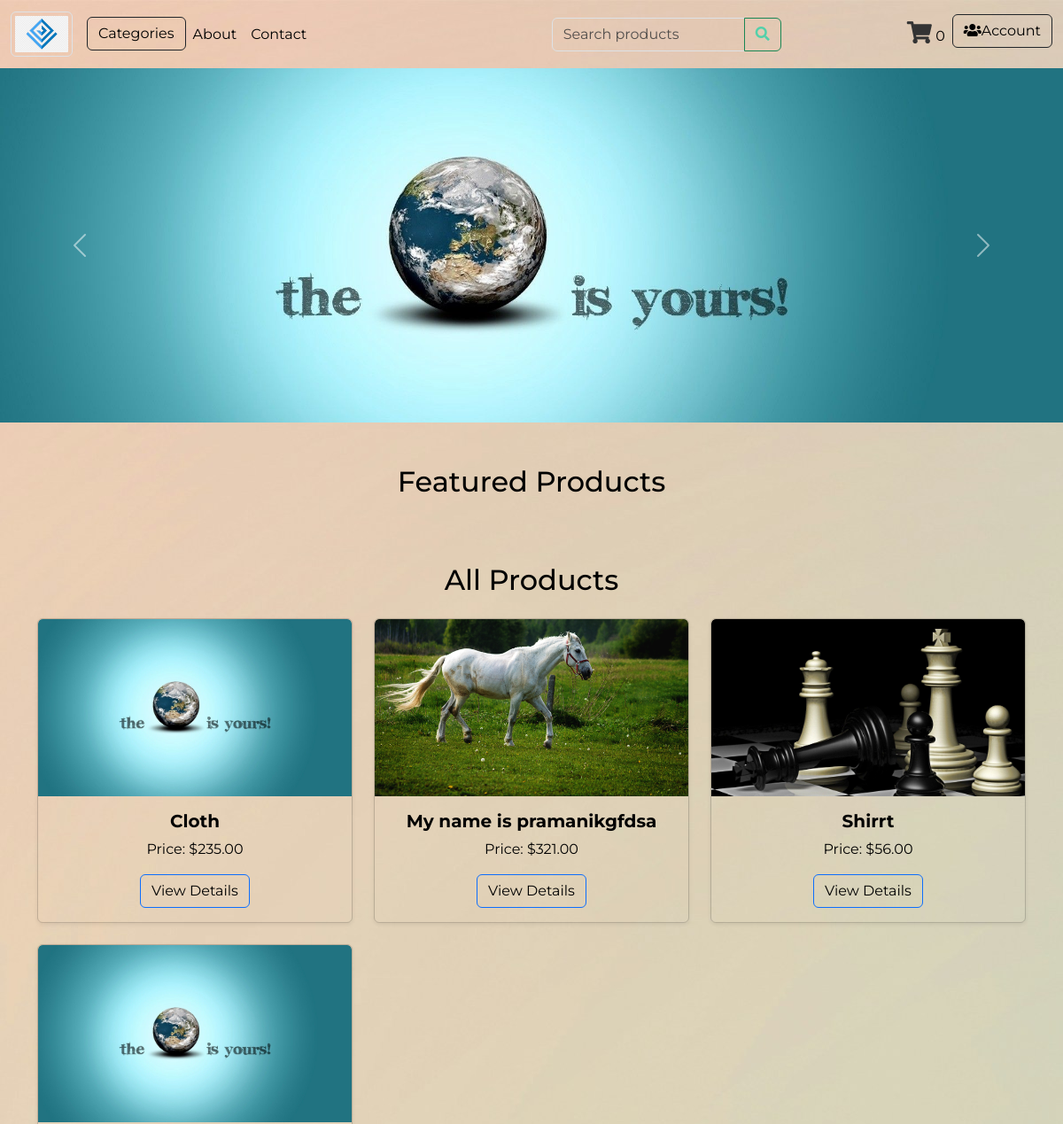
The app's page /cloth/ (upper part), older data.
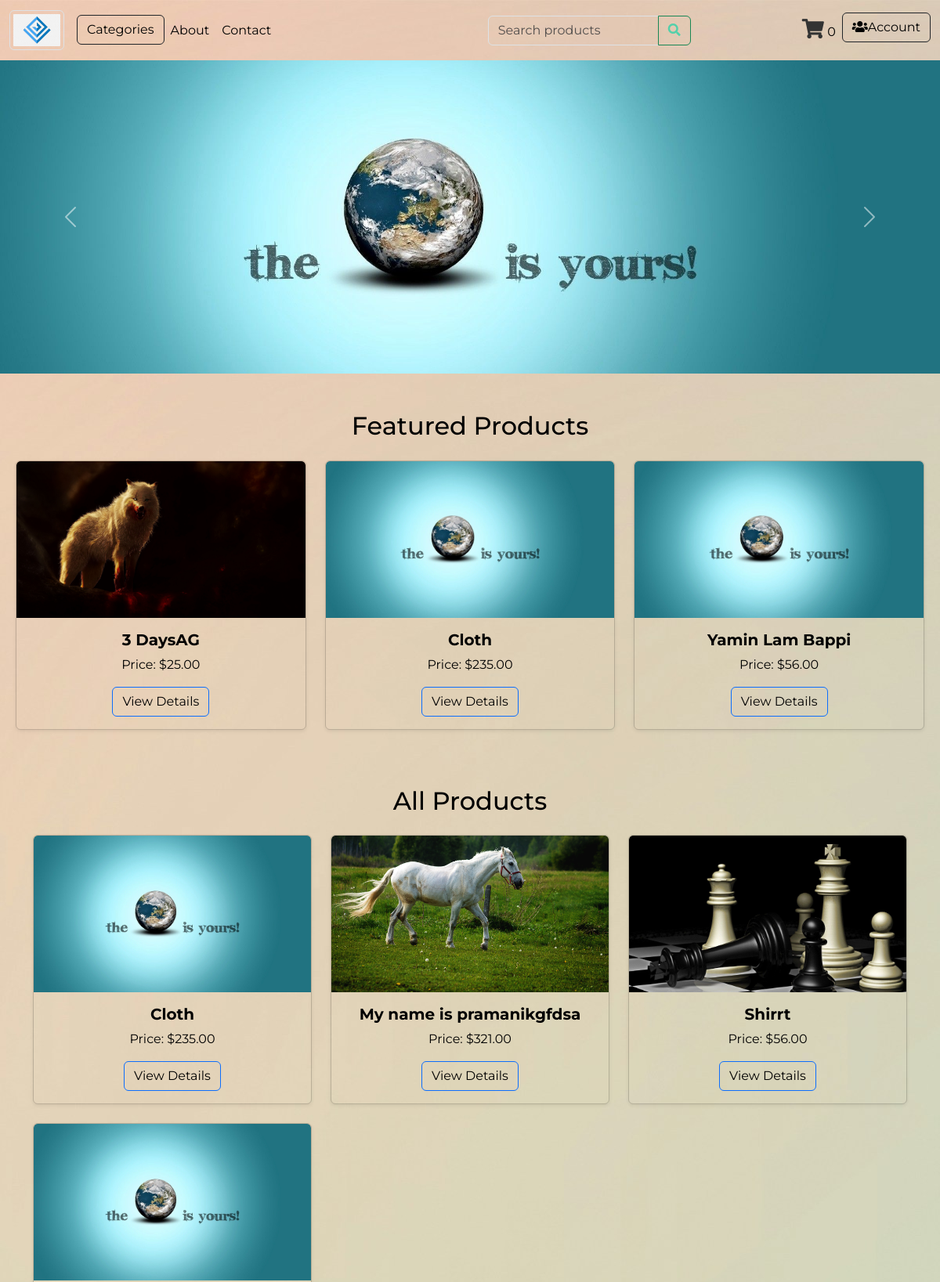
The same page, newer data.
### shop/models.py (models this page shows, shortened)
class Product(models.Model):
    category = models.ForeignKey(Category, related_name='products', on_delete=models.CASCADE)
    name = models.CharField(max_length=100)
    slug = models.SlugField(max_length=200, unique=True, blank=True)
    description = models.TextField(blank=True)
    price = models.DecimalField(max_digits=10, decimal_places=2)
    available = models.BooleanField(default=True)
    created = models.DateTimeField(auto_now_add=True)
    updated = models.DateTimeField(auto_now=True)
    image = models.ImageField(upload_to='products/%Y/%m/%d', blank=True)
    is_featured = models.BooleanField(default=False)
    class Meta:
        ordering = ['name']
        index_together = (('id', 'slug'),)

### shop/views.py (the view)
# urls.py: path('', views.product_list, name='product_list'),
def product_list(request, category_slug=None):
    category = None
    categories = Category.objects.all()
    products = Product.objects.filter(available=True)
    query = request.GET.get('query')
    featured_products = Product.objects.filter(is_featured=True, available=True)
    if category_slug:
        category = get_object_or_404(Category, slug=category_slug)
        products = products.filter(category=category)
    if query:
        products = products.filter(Q(name__icontains=query) | Q(description__icontains=query))
    paginator = Paginator(products, 6)  # Show 10 products per page
    page_number = request.GET.get('page')
    products = paginator.get_page(page_number)
    return render(request, 'productlist.html', {
        'category': category,
        'categories': categories,
        'products': products,
        'query': query,
        'featured_products': featured_products,  # Add this line
    })

### templates/productlist.html (shortened to what this page needs)
{% load static %}
<!DOCTYPE html>
<html>
<head>
    <link rel="stylesheet" href="https://cdnjs.cloudflare.com/ajax/libs/font-awesome/5.15.3/css/all.min.css"
 />
    <link rel="stylesheet" href="https://maxcdn.bootstrapcdn.com/bootstrap/4.0.0/css/bootstrap.min.css">
    <link rel="stylesheet" href="{% static 'css/list.css' %}">
</head>
<body>
    {% include 'header.html' %}
    <div id="carouselExampleIndicators" class="carousel slide" data-ride="carousel">
        <ol class="carousel-indicators">
            <li data-target="#carouselExampleIndicators" data-slide-to="0" class="active"></li>
            <li data-target="#carouselExampleIndicators" data-slide-to="1"></li>
            <li data-target="#carouselExampleIndicators" data-slide-to="2"></li>
        </ol>
        <div class="carousel-inner">
            <div class="carousel-item active">
                <img class="d-block w-100" src="{% static 'images/2722065.jpg' %}" alt="First slide">
            </div>
        </div>
        <a class="carousel-control-prev" href="#carouselExampleIndicators" role="button" data-slide="prev">
            <span class="carousel-control-prev-icon" aria-hidden="true"></span>
        </a>
        <a class="carousel-control-next" href="#carouselExampleIndicators" role="button" data-slide="next">
            <span class="carousel-control-next-icon" aria-hidden="true"></span>
        </a>
    </div>
    <div class="featured my-5">
        <h2 class="text-center mb-4">Featured Products</h2>
        <div class="row text-center">
            {% for product in featured_products %}
            <div class="col-md-4">
                <div class="card mb-4 shadow-sm">
                    {% if product.image %}
                    <a href="{% url 'shop:product_detail' product.id product.slug %}">
                        <img src="{{ product.image.url }}" alt="{{ product.name }}" class="card-img-top">
                    </a>
                    {% else %}
                    <img src="{% static 'no-image.png' %}" alt="No image available" class="card-img-top">
                    {% endif %}
                    <div class="card-body">
                        <h5 class="card-title">{{ product.name }}</h5>
                        <p class="card-text">Price: ${{ product.price }}</p>
                        <a href="{% url 'shop:product_detail' product.id product.slug %}" class="btn btn-primary">View
                            Details</a>
                    </div>
                </div>
            </div>
            {% endfor %}
        </div>
    </div>
    <div class="container my-5">
        <h2 class="text-center mb-4">All Products</h2>
        <div class="row text-center">
            {% for product in products %}
            <div class="col-md-4">
                <div class="card mb-4 shadow-sm">
                    {% if product.image %}
                    <a href="{% url 'shop:product_detail' product.id product.slug %}">
                        <img src="{{ product.image.url }}" alt="{{ product.name }}" class="card-img-top">
                    </a>
                    {% else %}
                    <img src="{% static 'no-image.png' %}" alt="No image available" class="card-img-top">
                    {% endif %}
                    <div class="card-body">
                        <h5 class="card-title">{{ product.name }}</h5>
                        <p class="card-text">Price: ${{ product.price }}</p>
                        <a href="{% url 'shop:product_detail' product.id product.slug %}" class="btn btn-primary">View
                            Details</a>
                    </div>
                </div>
            </div>
            {% endfor %}
        </div>
    </div>
</body>
</html>

Row changes from the older to the newer data that the page shows:
now on this page (row edited): Product: image (picture), name "3 DaysAG", price "25.00", shown under "Featured Products"
now on one of the page's lists (row edited): Product: name "Cloth", price "235.00"
now on this page (row edited): Product: image (picture), name "Yamin Lam Bappi", price "56.00", shown under "Featured Products"
